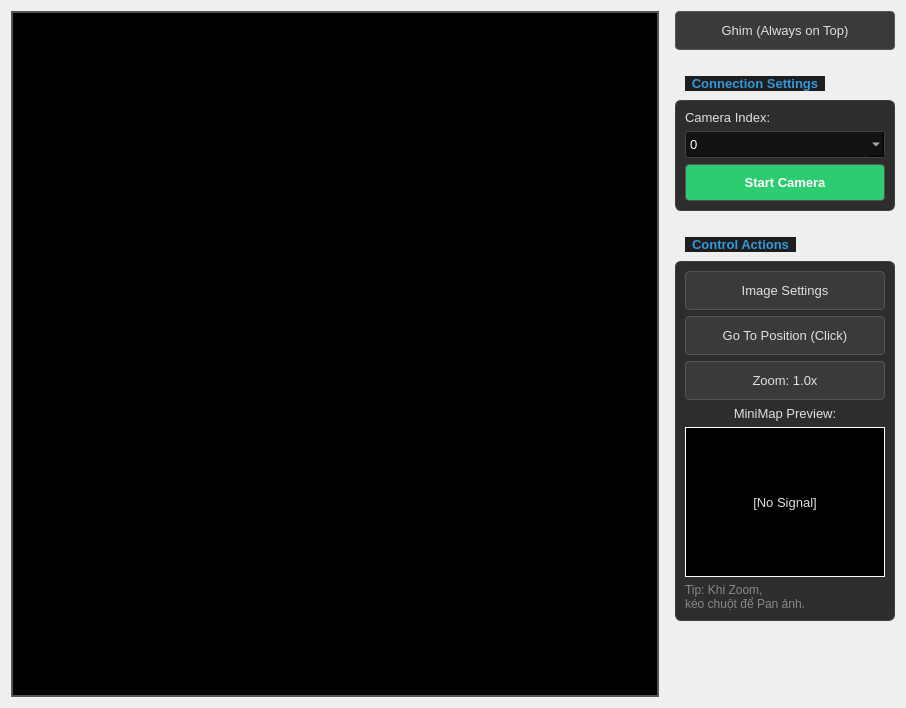
<?xml version="1.0" encoding="UTF-8"?>
<ui version="4.0">
 <class>Form</class>
 <widget class="QWidget" name="Form">
  <property name="geometry">
   <rect>
    <x>0</x>
    <y>0</y>
    <width>906</width>
    <height>708</height>
   </rect>
  </property>
  <property name="windowTitle">
   <string>Camera Control</string>
  </property>
  <property name="styleSheet">
   <string notr="true">/* GLOBAL THEME */
QMainWindow {
	background-color: #1e1e1e;
	color: #e0e0e0;
}
/* MENU BAR STYLING */
QMenuBar {
	background-color: #2d2d2d;
	color: #f0f0f0;
	border-bottom: 1px solid #3e3e3e;
}

QMenuBar::item {
	background-color: transparent;
	padding: 4px 10px;
}

QMenuBar::item:selected {
	background-color: #3498db;
	color: white;
}

QMenu {
	background-color: #2d2d2d;
	color: #f0f0f0;
	border: 1px solid #3e3e3e;
}

QMenu::item:selected {
	background-color: #3498db;
	color: white;
}

QWidget {
	font-family: &quot;Segoe UI&quot;, sans-serif;
	font-size: 10pt;
	color: #e0e0e0;
}

/* GROUP BOX STYLING */
QGroupBox {
	background-color: #2d2d2d;
	border: 1px solid #3e3e3e;
	border-radius: 6px;
	margin-top: 24px;
	font-weight: bold;
}

QGroupBox::title {
	subcontrol-origin: margin;
	subcontrol-position: top left;
	left: 10px;
	padding: 0 5px;
	color: #3498db;
	background-color: #1e1e1e;
}

/* BUTTONS */
QPushButton {
	background-color: #3a3a3a;
	border: 1px solid #555;
	border-radius: 4px;
	padding: 6px 12px;
	min-height: 25px;
}

QPushButton:hover {
	background-color: #4a4a4a;
	border: 1px solid #777;
}

QPushButton:pressed {
	background-color: #222;
}

/* INPUT FIELDS */
QLineEdit, QComboBox, QTextEdit {
	background-color: #121212;
	border: 1px solid #444;
	border-radius: 3px;
	color: #fff;
	padding: 4px;
	selection-background-color: #3498db;
}

QLineEdit:focus {
	border: 1px solid #3498db;
}

/* DRO / DISPLAY LABELS */
QLabel[frameShape=&quot;1&quot;] {
	background-color: #000000;
	border: 1px solid #555;
	border-radius: 4px;
	padding: 2px;
}

/* DIALOGS */
QMessageBox, QDialog {
    background-color: #f5f5f5;
}

QMessageBox QLabel, QDialog QLabel {
    color: #000000;
    font-weight: normal;
}

QMessageBox QPushButton, QDialog QPushButton {
    background-color: #e0e0e0;
    color: #000000;
    border: 1px solid #999;
}

QMessageBox QPushButton:hover, QDialog QPushButton:hover {
    background-color: #d0d0d0;
}
QComboBox QAbstractItemView {
                background-color: #2d2d2d;   /* Nền màu xám đậm */
                color: #e0e0e0;              /* Chữ màu trắng sáng */
                selection-background-color: #3498db; /* Màu nền xanh khi di chuột vào dòng */
                selection-color: #ffffff;    /* Màu chữ trắng tinh khi được chọn */
                border: 1px solid #3e3e3e;   /* Viền mỏng cho đẹp */
                outline: 0px;                /* Bỏ đường viền nét đứt */
            }
</string>
  </property>
  <layout class="QHBoxLayout" name="horizontalLayout_Main">
   <item>
    <layout class="QVBoxLayout" name="verticalLayout_View">
     <item>
      <widget class="QFrame" name="frame_View">
       <property name="sizePolicy">
        <sizepolicy hsizetype="Expanding" vsizetype="Expanding">
         <horstretch>0</horstretch>
         <verstretch>0</verstretch>
        </sizepolicy>
       </property>
       <property name="minimumSize">
        <size>
         <width>640</width>
         <height>480</height>
        </size>
       </property>
       <property name="styleSheet">
        <string notr="true">background-color: #000; border: 2px solid #555;</string>
       </property>
       <property name="frameShape">
        <enum>QFrame::StyledPanel</enum>
       </property>
       <property name="frameShadow">
        <enum>QFrame::Raised</enum>
       </property>
      </widget>
     </item>
    </layout>
   </item>
   <item>
    <layout class="QVBoxLayout" name="verticalLayout_Controls">
     <property name="leftMargin">
      <number>10</number>
     </property>
     <item>
      <widget class="QPushButton" name="btn_Pin">
       <property name="styleSheet">
        <string notr="true">QPushButton:checked { background-color: #f1c40f; color: black; }</string>
       </property>
       <property name="text">
        <string>Ghim (Always on Top)</string>
       </property>
       <property name="checkable">
        <bool>true</bool>
       </property>
      </widget>
     </item>
     <item>
      <spacer name="verticalSpacer_1">
       <property name="orientation">
        <enum>Qt::Vertical</enum>
       </property>
       <property name="sizeType">
        <enum>QSizePolicy::Fixed</enum>
       </property>
       <property name="sizeHint" stdset="0">
        <size>
         <width>20</width>
         <height>20</height>
        </size>
       </property>
      </spacer>
     </item>
     <item>
      <widget class="QGroupBox" name="group_Connection">
       <property name="title">
        <string>Connection Settings</string>
       </property>
       <layout class="QVBoxLayout" name="verticalLayout_2">
        <item>
         <widget class="QLabel" name="label">
          <property name="text">
           <string>Camera Index:</string>
          </property>
         </widget>
        </item>
        <item>
         <widget class="QComboBox" name="combo_CameraIndex">
          <item>
           <property name="text">
            <string>0</string>
           </property>
          </item>
          <item>
           <property name="text">
            <string>1</string>
           </property>
          </item>
          <item>
           <property name="text">
            <string>2</string>
           </property>
          </item>
          <item>
           <property name="text">
            <string>3</string>
           </property>
          </item>
         </widget>
        </item>
        <item>
         <widget class="QPushButton" name="btn_StartCamera">
          <property name="styleSheet">
           <string notr="true">background-color: #2ecc71; color: white; font-weight: bold; padding: 5px;</string>
          </property>
          <property name="text">
           <string>Start Camera</string>
          </property>
         </widget>
        </item>
       </layout>
      </widget>
     </item>
     <item>
      <spacer name="verticalSpacer_2">
       <property name="orientation">
        <enum>Qt::Vertical</enum>
       </property>
       <property name="sizeType">
        <enum>QSizePolicy::Fixed</enum>
       </property>
       <property name="sizeHint" stdset="0">
        <size>
         <width>20</width>
         <height>20</height>
        </size>
       </property>
      </spacer>
     </item>
     <item>
      <widget class="QGroupBox" name="group_Control">
       <property name="title">
        <string>Control Actions</string>
       </property>
       <layout class="QVBoxLayout" name="verticalLayout_3">
        <item>
         <widget class="QPushButton" name="btn_Settings">
          <property name="text">
           <string>Image Settings</string>
          </property>
         </widget>
        </item>
        <item>
         <widget class="QPushButton" name="btn_GoTo">
          <property name="styleSheet">
           <string notr="true">QPushButton:checked { background-color: #e74c3c; color: white; }</string>
          </property>
          <property name="text">
           <string>Go To Position (Click)</string>
          </property>
          <property name="checkable">
           <bool>true</bool>
          </property>
         </widget>
        </item>
        <item>
         <widget class="QPushButton" name="btn_Zoom">
          <property name="text">
           <string>Zoom: 1.0x</string>
          </property>
         </widget>
        </item>
        <item>
         <widget class="QLabel" name="label_3">
          <property name="text">
           <string>MiniMap Preview:</string>
          </property>
          <property name="alignment">
           <set>Qt::AlignCenter</set>
          </property>
         </widget>
        </item>
        <item>
         <widget class="QLabel" name="label_Minimap">
          <property name="minimumSize">
           <size>
            <width>200</width>
            <height>150</height>
           </size>
          </property>
          <property name="maximumSize">
           <size>
            <width>200</width>
            <height>150</height>
           </size>
          </property>
          <property name="styleSheet">
           <string notr="true">border: 1px solid white; background-color: black;</string>
          </property>
          <property name="text">
           <string>[No Signal]</string>
          </property>
          <property name="alignment">
           <set>Qt::AlignCenter</set>
          </property>
         </widget>
        </item>
        <item>
         <widget class="QLabel" name="label_Guide">
          <property name="text">
           <string>&lt;html&gt;&lt;head/&gt;&lt;body&gt;&lt;p&gt;&lt;span style=&quot; font-size:9pt; color:#888;&quot;&gt;Tip: Khi Zoom,&lt;br/&gt;kéo chuột để Pan ảnh.&lt;/span&gt;&lt;/p&gt;&lt;/body&gt;&lt;/html&gt;</string>
          </property>
          <property name="wordWrap">
           <bool>true</bool>
          </property>
         </widget>
        </item>
       </layout>
      </widget>
     </item>
     <item>
      <spacer name="verticalSpacer_Bottom">
       <property name="orientation">
        <enum>Qt::Vertical</enum>
       </property>
       <property name="sizeHint" stdset="0">
        <size>
         <width>20</width>
         <height>40</height>
        </size>
       </property>
      </spacer>
     </item>
    </layout>
   </item>
  </layout>
 </widget>
 <resources/>
 <connections/>
</ui>
